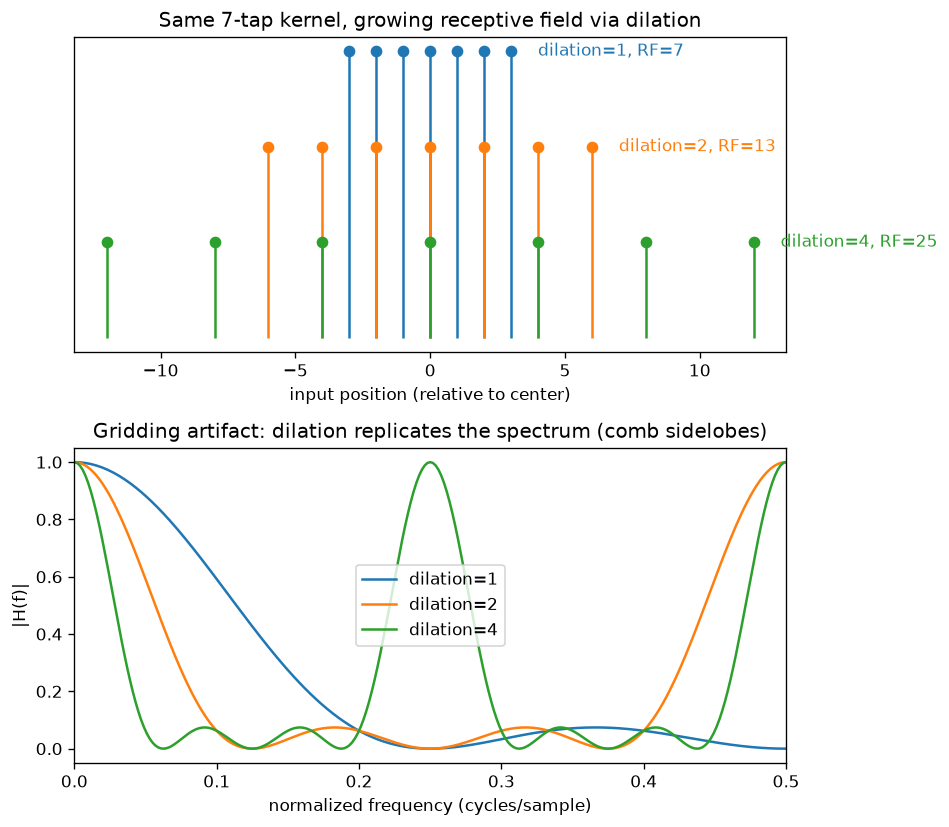

Generate this figure with Python:
"""
Day 45 — Dilated / Atrous Convolution
Shows (1) how dilation grows the receptive field for free by spacing out
taps, and (2) the frequency-domain cost of that trick: the "gridding"
artifact, where the kernel's frequency response grows spurious periodic
copies (comb-like sidelobes) once holes are punched into it.
"""
import numpy as np
import matplotlib.pyplot as plt

np.random.seed(42)

# base smoothing kernel (odd-length, unit sum)
base_kernel = np.array([1, 2, 3, 4, 3, 2, 1], dtype=float)
base_kernel /= base_kernel.sum()
k = len(base_kernel)

dilations = [1, 2, 4]
colors = ["#1f77b4", "#ff7f0e", "#2ca02c"]

fig, axes = plt.subplots(2, 1, figsize=(8, 7))

# --- Top: tap positions (receptive field growth) ---
ax = axes[0]
for i, (d, c) in enumerate(zip(dilations, colors)):
    span = (k - 1) * d + 1  # receptive field width for this dilation
    positions = np.arange(0, span, d)
    y = np.full_like(positions, fill_value=len(dilations) - i, dtype=float)
    ax.stem(positions - span // 2, y, linefmt=c, markerfmt="o", basefmt=" ")
    ax.text(span // 2 + 1, len(dilations) - i, f"dilation={d}, RF={span}", color=c, va="center")

ax.set_yticks([])
ax.set_xlabel("input position (relative to center)")
ax.set_title("Same 7-tap kernel, growing receptive field via dilation")

# --- Bottom: frequency response (gridding artifact) ---
ax2 = axes[1]
N = 512  # FFT length for fine frequency resolution
freqs = np.fft.rfftfreq(N, d=1.0)

for d, c in zip(dilations, colors):
    # insert (d-1) zeros between taps -- this IS what dilation does to the kernel
    dilated_kernel = np.zeros((k - 1) * d + 1)
    dilated_kernel[::d] = base_kernel
    padded = np.zeros(N)
    padded[: len(dilated_kernel)] = dilated_kernel
    spectrum = np.abs(np.fft.rfft(padded))
    ax2.plot(freqs, spectrum, color=c, label=f"dilation={d}")

ax2.set_xlabel("normalized frequency (cycles/sample)")
ax2.set_ylabel("|H(f)|")
ax2.set_title("Gridding artifact: dilation replicates the spectrum (comb sidelobes)")
ax2.legend()
ax2.set_xlim(0, 0.5)

plt.tight_layout()
plt.savefig("graph_DAY_45.png", dpi=120, bbox_inches="tight")
